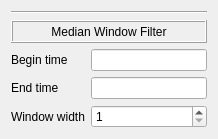
<?xml version="1.0" encoding="UTF-8"?>
<ui version="4.0">
 <class>MedianFilterControllerWidget</class>
 <widget class="QWidget" name="MedianFilterControllerWidget">
  <property name="geometry">
   <rect>
    <x>0</x>
    <y>0</y>
    <width>218</width>
    <height>139</height>
   </rect>
  </property>
  <property name="windowTitle">
   <string>Form</string>
  </property>
  <layout class="QVBoxLayout" name="verticalLayout">
   <item>
    <widget class="Line" name="line">
     <property name="orientation">
      <enum>Qt::Horizontal</enum>
     </property>
    </widget>
   </item>
   <item>
    <widget class="QLabel" name="label">
     <property name="frameShape">
      <enum>QFrame::Box</enum>
     </property>
     <property name="frameShadow">
      <enum>QFrame::Raised</enum>
     </property>
     <property name="text">
      <string>Median Window Filter</string>
     </property>
     <property name="alignment">
      <set>Qt::AlignCenter</set>
     </property>
    </widget>
   </item>
   <item>
    <layout class="QGridLayout" name="gridLayout">
     <item row="0" column="0">
      <widget class="QLabel" name="label_3">
       <property name="text">
        <string>Begin time</string>
       </property>
      </widget>
     </item>
     <item row="0" column="1">
      <widget class="QLineEdit" name="beginTimeLineEdit"/>
     </item>
     <item row="1" column="0">
      <widget class="QLabel" name="label_4">
       <property name="text">
        <string>End time</string>
       </property>
      </widget>
     </item>
     <item row="1" column="1">
      <widget class="QLineEdit" name="endTimeLineEdit"/>
     </item>
     <item row="2" column="0">
      <widget class="QLabel" name="label_2">
       <property name="text">
        <string>Window width</string>
       </property>
      </widget>
     </item>
     <item row="2" column="1">
      <widget class="QSpinBox" name="windowWidthSpinBox">
       <property name="minimum">
        <number>1</number>
       </property>
       <property name="maximum">
        <number>999</number>
       </property>
      </widget>
     </item>
    </layout>
   </item>
  </layout>
 </widget>
 <resources/>
 <connections/>
</ui>
